Frame 1 (no input): blank canvas, image omitted
Frame 60 (the mouse pressed at the canvas centre just before this capture): blank canvas, image omitted
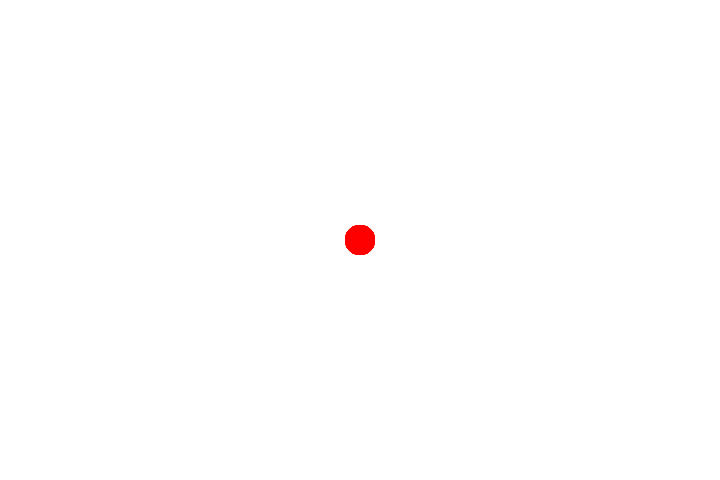
Frame 120 (the mouse held since frame 60 and released just before this capture)

The Processing sketch whose frames 1 and 60 were blank and that drew this single picture after the mouse press (run headless with seeded random() and noise(); from frame 60 on, the mouse is pressed at the canvas centre):

// Processing sketch: processing_79487
// ── processing_79487.pde

void setup() {
  size(720, 480);
  background(255);
  smooth();
}

void draw() {
  if (mousePressed) {
    fill(255, 0, 0);
  }else {
    noStroke();
  }
  ellipse(mouseX, mouseY, 30, 30);
}
